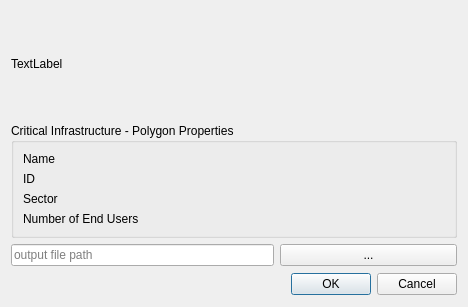
<?xml version="1.0" encoding="UTF-8"?>
<ui version="4.0">
 <class>Dialog</class>
 <widget class="QDialog" name="Dialog">
  <property name="geometry">
   <rect>
    <x>0</x>
    <y>0</y>
    <width>468</width>
    <height>307</height>
   </rect>
  </property>
  <property name="windowTitle">
   <string>Polygon Export for ProMaIDes CIN-Module</string>
  </property>
  <property name="windowIcon">
   <iconset>
    <normaloff>../icons/cin.png</normaloff>../icons/cin.png</iconset>
  </property>
  <layout class="QGridLayout" name="gridLayout">
   <item row="0" column="0">
    <widget class="QLabel" name="input_label">
     <property name="text">
      <string>TextLabel</string>
     </property>
    </widget>
   </item>
   <item row="1" column="0" colspan="3">
    <widget class="QGroupBox" name="groupBox">
     <property name="toolTip">
      <string>Set the name of the observation points; just a string attribute is allowed!</string>
     </property>
     <property name="title">
      <string>Critical Infrastructure - Polygon Properties</string>
     </property>
     <layout class="QGridLayout" name="gridLayout_2">
      <item row="1" column="0">
       <widget class="QLabel" name="Label_2">
        <property name="text">
         <string>ID</string>
        </property>
       </widget>
      </item>
      <item row="1" column="1">
       <widget class="QgsFieldExpressionWidget" name="expression_field_ids" native="true"/>
      </item>
      <item row="2" column="1">
       <widget class="QgsFieldExpressionWidget" name="expression_field_sectors" native="true"/>
      </item>
      <item row="3" column="0">
       <widget class="QLabel" name="Label_3">
        <property name="text">
         <string>Number of End Users</string>
        </property>
       </widget>
      </item>
      <item row="0" column="0">
       <widget class="QLabel" name="Label">
        <property name="text">
         <string>Name</string>
        </property>
       </widget>
      </item>
      <item row="2" column="0">
       <widget class="QLabel" name="Label_5">
        <property name="text">
         <string>Sector</string>
        </property>
       </widget>
      </item>
      <item row="3" column="1">
       <widget class="QgsFieldExpressionWidget" name="expression_field_endusers" native="true"/>
      </item>
      <item row="0" column="1">
       <widget class="QgsFieldExpressionWidget" name="expression_field_names" native="true"/>
      </item>
     </layout>
    </widget>
   </item>
   <item row="2" column="0" colspan="2">
    <widget class="QLineEdit" name="filename_edit">
     <property name="toolTip">
      <string>Set the output file</string>
     </property>
     <property name="placeholderText">
      <string>output file path</string>
     </property>
    </widget>
   </item>
   <item row="2" column="2">
    <widget class="QPushButton" name="browse_button">
     <property name="text">
      <string>...</string>
     </property>
    </widget>
   </item>
   <item row="3" column="0">
    <widget class="QPushButton" name="HelpButton">
     <property name="maximumSize">
      <size>
       <width>80</width>
       <height>50</height>
      </size>
     </property>
     <property name="layoutDirection">
      <enum>Qt::LeftToRight</enum>
     </property>
     <property name="styleSheet">
      <string notr="true">QPushButton {
    color: #333;
    border: 0px solid #555;
    border-radius: 0px;
    border-style: outset;
    background: transparent;
    padding: 5px;
    }

</string>
     </property>
     <property name="text">
      <string/>
     </property>
     <property name="icon">
      <iconset>
       <normaloff>../icons/HelpButton.png</normaloff>../icons/HelpButton.png</iconset>
     </property>
     <property name="iconSize">
      <size>
       <width>25</width>
       <height>25</height>
      </size>
     </property>
    </widget>
   </item>
   <item row="3" column="1" colspan="2">
    <widget class="QDialogButtonBox" name="button_box">
     <property name="orientation">
      <enum>Qt::Horizontal</enum>
     </property>
     <property name="standardButtons">
      <set>QDialogButtonBox::Cancel|QDialogButtonBox::Ok</set>
     </property>
    </widget>
   </item>
  </layout>
 </widget>
 <customwidgets>
  <customwidget>
   <class>QgsFieldExpressionWidget</class>
   <extends>QWidget</extends>
   <header>qgsfieldexpressionwidget.h</header>
  </customwidget>
 </customwidgets>
 <resources>
  <include location="resources.qrc"/>
 </resources>
 <connections>
  <connection>
   <sender>button_box</sender>
   <signal>accepted()</signal>
   <receiver>Dialog</receiver>
   <slot>accept()</slot>
   <hints>
    <hint type="sourcelabel">
     <x>248</x>
     <y>254</y>
    </hint>
    <hint type="destinationlabel">
     <x>157</x>
     <y>274</y>
    </hint>
   </hints>
  </connection>
  <connection>
   <sender>button_box</sender>
   <signal>rejected()</signal>
   <receiver>Dialog</receiver>
   <slot>reject()</slot>
   <hints>
    <hint type="sourcelabel">
     <x>316</x>
     <y>260</y>
    </hint>
    <hint type="destinationlabel">
     <x>286</x>
     <y>274</y>
    </hint>
   </hints>
  </connection>
 </connections>
</ui>
